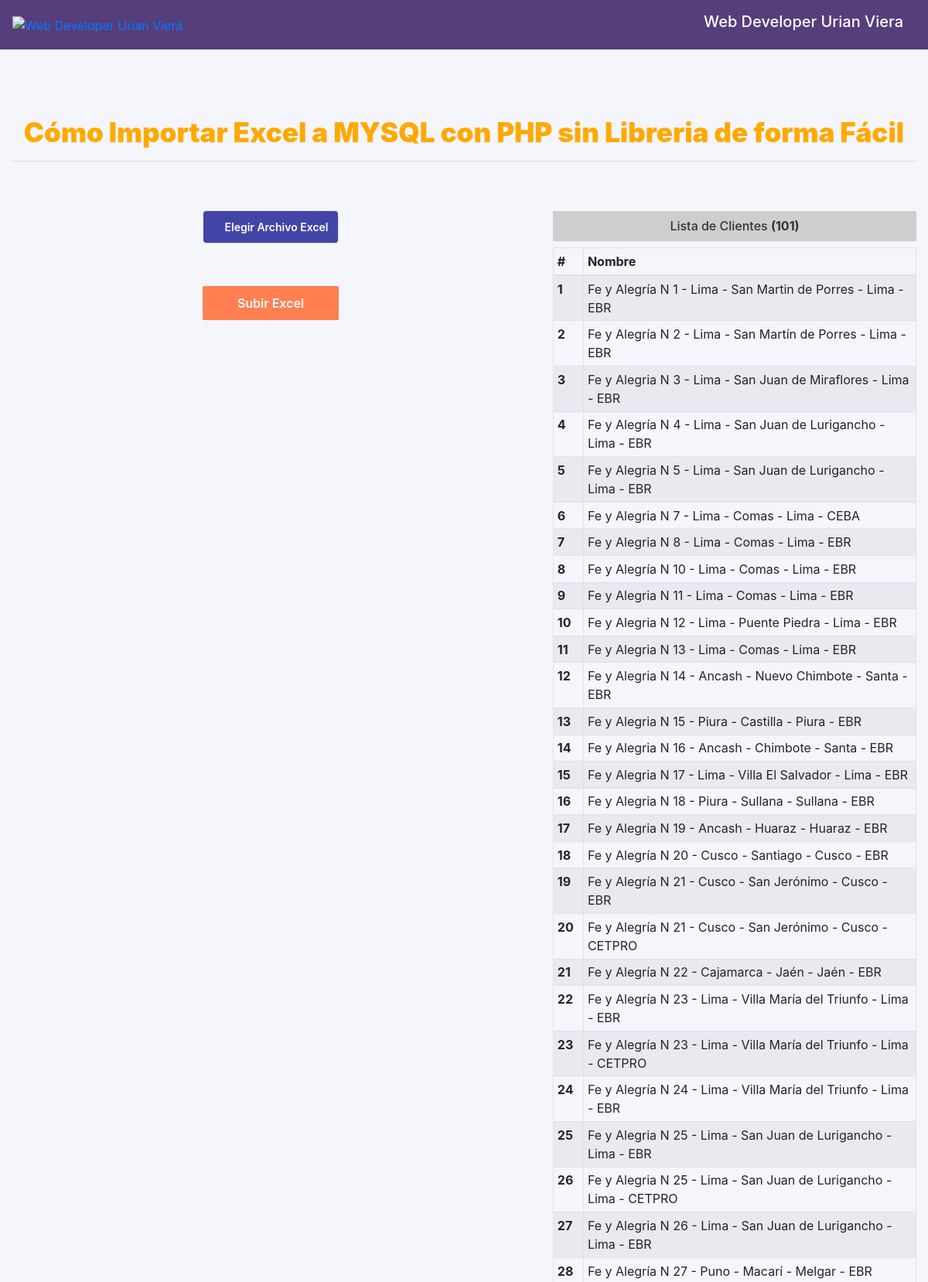
The app's page /archivosCVSColegios/index.php (upper part) with its own data.
### tables this page shows
CREATE TABLE `colegios` (
  `id` int(11) NOT NULL,
  `nombre` text NOT NULL
);

### archivosCVSColegios/index.php (the view, shortened to what this page needs)
<!DOCTYPE html>
<html>
<head>
  <link rel="stylesheet" href="https://cdnjs.cloudflare.com/ajax/libs/material-design-iconic-font/2.2.0/css/material-design-iconic-font.min.css">
  <link rel="stylesheet" type="text/css" href="css/bootstrap.min.css">
  <link rel="stylesheet" type="text/css" href="css/cargando.css">
  <link rel="stylesheet" type="text/css" href="css/cssGenerales.css">
</head>
<body>
<nav class="navbar navbar-expand-lg navbar-light navbar-dark fixed-top" style="background-color: #563d7c !important;">
    <ul class="navbar-nav mr-auto collapse navbar-collapse">
      <li class="nav-item active">
        <a href="index.php">
          <img src="img/logo-mywebsite-urian-viera.svg" alt="Web Developer Urian Viera" width="120">
        </a>
      </li>
    </ul>
    <div class="my-2 my-lg-0">
      <h5 class="navbar-brand">Web Developer Urian Viera </h5>
    </div>
</nav>
<div class="container">
<h3 class="text-center">
    Cómo Importar Excel a MYSQL con PHP sin Libreria de forma Fácil
</h3>
<hr>
<br><br>
 <div class="row">
    <div class="col-md-7">
      <form action="recibe_excel_validando.php" method="POST" enctype="multipart/form-data"/>
        <div class="file-input text-center">
            <label class="file-input__label" for="file-input">
              <span>Elegir Archivo Excel</span></label
            >
          </div>
      <div class="text-center mt-5">
          <input type="submit" name="subir" class="btn-enviar" value="Subir Excel"/>
      </div>
    </div>
    <div class="col-md-5">
  <?php
  include('config.php');
  $sqlClientes = ("SELECT * FROM colegios ORDER BY id ASC");
  $queryData   = mysqli_query($con, $sqlClientes);
  $total_client = mysqli_num_rows($queryData);
  ?>
      <h6 class="text-center">
        Lista de Clientes <strong>(<?php echo $total_client; ?>)</strong>
      </h6>
        <table class="table table-bordered table-striped">
          <thead>
            <tr>
              <th>#</th>
               <th>Nombre</th>
            </tr>
          </thead>
          <tbody>
            <?php
            $i = 1;
            while ($data = mysqli_fetch_array($queryData)) { ?>
            <tr>
              <th scope="row"><?php echo $i++; ?></th>
              <td><?php echo $data['nombre']; ?></td>
            </tr>
          <?php } ?>
          </tbody>
        </table>
    </div>
  </div>
</div>
</body>
</html>

### archivosCVSColegios/css/cssGenerales.css (style rules this page uses)
body { height: 100vh; width: 100%; background-color: #F5F5FC !important; color: #555; }
.file-input__label { cursor: pointer; display: inline-flex; align-items: center; border-radius: 4px; font-size: 14px; font-weight: 600; color: #fff; font-size: 14px; padding: 10px 12px; background-color: #4245a8; box-shadow: 0px 0px 2px rgba(0, 0, 0, 0.25); }
.btn-enviar { color: #fff; font-weight: 600; padding: 10px 45px; background-color: coral; border: none; border-radius: 2px; }
h6 { color:#333; background-color: #cecece; padding: 10px 0px; }
h3 { font-size: 35px; font-weight: 900; color: #ffa900; margin-top: 150px; }

### records on screen
colegios: nombre "Fe y Alegría N 1 - Lima - San Martin de Porres - Lima - EBR"
colegios: nombre "Fe y Alegría N 2 - Lima - San Martín de Porres - Lima - EBR"
colegios: nombre "Fe y Alegria N 3 - Lima - San Juan de Miraflores - Lima - EBR"
colegios: nombre "Fe y Alegría N 4 - Lima - San Juan de Lurigancho - Lima - EBR"
colegios: nombre "Fe y Alegria N 5 - Lima - San Juan de Lurigancho - Lima - EBR"
colegios: nombre "Fe y Alegria N 7 - Lima - Comas - Lima - CEBA"
colegios: nombre "Fe y Alegria N 8 - Lima - Comas - Lima - EBR"
colegios: nombre "Fe y Alegría N 10 - Lima - Comas - Lima - EBR"
colegios: nombre "Fe y Alegria N 11 - Lima - Comas - Lima - EBR"
colegios: nombre "Fe y Alegria N 12 - Lima - Puente Piedra - Lima - EBR"
colegios: nombre "Fe y Alegria N 13 - Lima - Comas - Lima - EBR"
colegios: nombre "Fe y Alegria N 14 - Ancash - Nuevo Chimbote - Santa - EBR"
colegios: nombre "Fe y Alegria N 15 - Piura - Castilla - Piura - EBR"
colegios: nombre "Fe y Alegria N 16 - Ancash - Chimbote - Santa - EBR"
colegios: nombre "Fe y Alegria N 17 - Lima - Villa El Salvador - Lima - EBR"
colegios: nombre "Fe y Alegria N 18 - Piura - Sullana - Sullana - EBR"
colegios: nombre "Fe y Alegria N 19 - Ancash - Huaraz - Huaraz - EBR"
colegios: nombre "Fe y Alegría N 20 - Cusco - Santiago - Cusco - EBR"
colegios: nombre "Fe y Alegría N 21 - Cusco - San Jerónimo - Cusco - EBR"
colegios: nombre "Fe y Alegría N 21 - Cusco - San Jerónimo - Cusco - CETPRO"
colegios: nombre "Fe y Alegría N 22 - Cajamarca - Jaén - Jaén - EBR"
colegios: nombre "Fe y Alegría N 23 - Lima - Villa María del Triunfo - Lima - EBR"
colegios: nombre "Fe y Alegría N 23 - Lima - Villa María del Triunfo - Lima - CETPRO"
colegios: nombre "Fe y Alegría N 24 - Lima - Villa María del Triunfo - Lima - EBR"
colegios: nombre "Fe y Alegria N 25 - Lima - San Juan de Lurigancho - Lima - EBR"
colegios: nombre "Fe y Alegria N 25 - Lima - San Juan de Lurigancho - Lima - CETPRO"
colegios: nombre "Fe y Alegria N 26 - Lima - San Juan de Lurigancho - Lima - EBR"
colegios: nombre "Fe y Alegría N 27 - Puno - Macarí - Melgar - EBR"

### other values on screen
$total_client "101"
